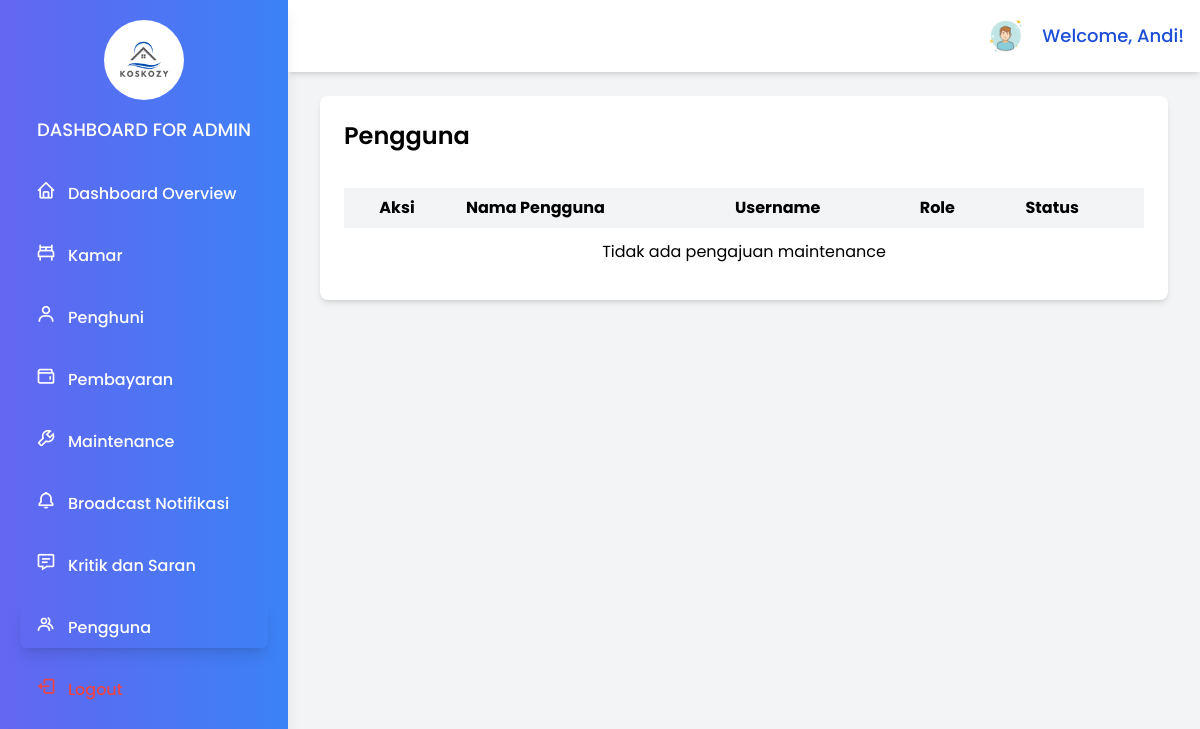
The app's page /page/admin/pengguna.php (signed in), older data.
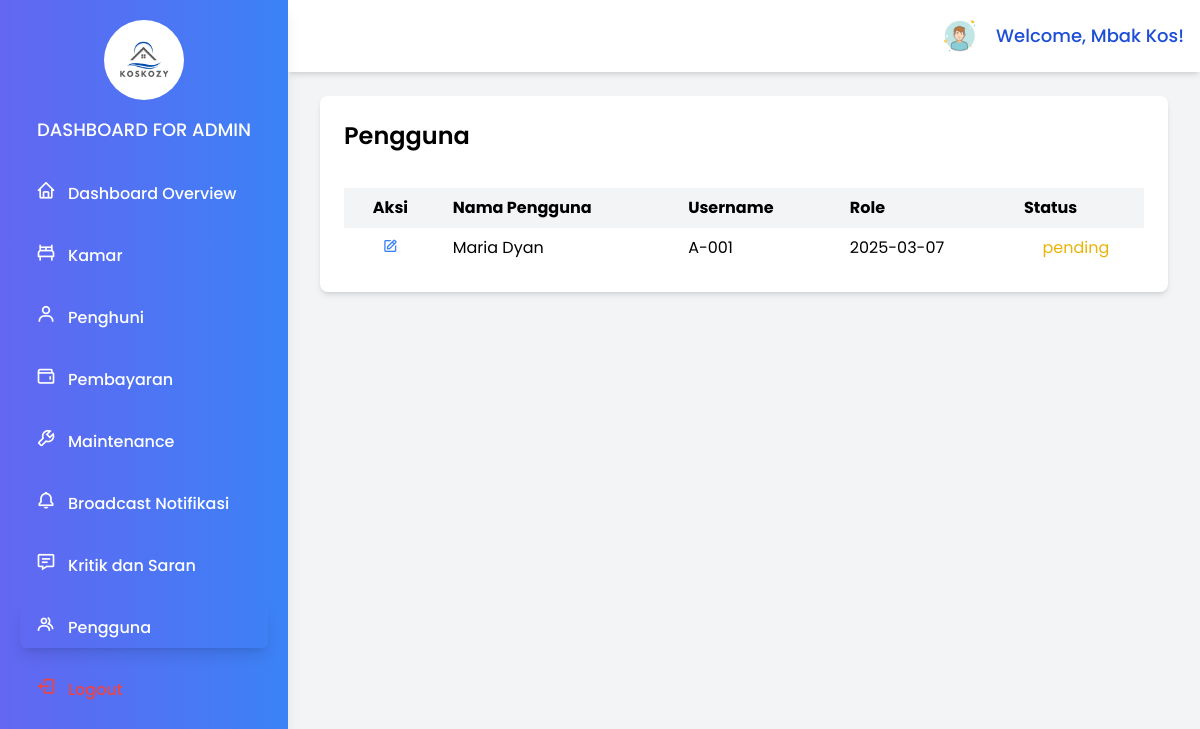
The same page, newer data.
### tables this page shows
CREATE TABLE `users` (
  `id` int(11) NOT NULL,
  `username` varchar(50) NOT NULL,
  `name` varchar(225) NOT NULL,
  `password_hash` varchar(255) NOT NULL,
  `role` enum('admin','superadmin','user') NOT NULL,
  `created_at` timestamp NOT NULL DEFAULT current_timestamp(),
  `updated_at` timestamp NOT NULL DEFAULT current_timestamp() ON UPDATE current_timestamp()
);

CREATE TABLE `maintenance` (
  `id` int(11) NOT NULL,
  `id_penghuni` int(11) NOT NULL,
  `id_kamar` int(11) NOT NULL,
  `tanggal_pengajuan` date NOT NULL,
  `deskripsi` text NOT NULL,
  `kategori` varchar(50) NOT NULL,
  `status` enum('pending','in_progress','completed','canceled') NOT NULL DEFAULT 'pending'
);

CREATE TABLE `penghuni` (
  `id` int(11) NOT NULL,
  `room_id` int(11) NOT NULL,
  `nama` varchar(255) NOT NULL,
  `jenis_kelamin` varchar(10) NOT NULL,
  `nomor_telepon` varchar(50) DEFAULT NULL,
  `alamat_asal` text DEFAULT NULL,
  `status` enum('active','inactive') DEFAULT 'active',
  `tanggal_masuk` date DEFAULT NULL,
  `tanggal_keluar` date DEFAULT NULL,
  `ktp` varchar(50) DEFAULT NULL,
  `nomor_darurat` varchar(50) DEFAULT NULL,
  `username` varchar(50) NOT NULL,
  `password` varchar(255) NOT NULL,
  `created_at` timestamp NOT NULL DEFAULT current_timestamp(),
  `updated_at` timestamp NOT NULL DEFAULT current_timestamp() ON UPDATE current_timestamp()
);

CREATE TABLE `rooms` (
  `id` int(11) NOT NULL,
  `name` varchar(255) NOT NULL,
  `type` varchar(50) NOT NULL,
  `ac` varchar(225) NOT NULL,
  `price` decimal(10,2) NOT NULL,
  `status` varchar(225) DEFAULT NULL,
  `capacity` int(11) NOT NULL,
  `description` text DEFAULT NULL,
  `created_at` timestamp NOT NULL DEFAULT current_timestamp(),
  `updated_at` timestamp NOT NULL DEFAULT current_timestamp() ON UPDATE current_timestamp()
);

### page/admin/pengguna.php (the view, shortened to what the changed rows need)
<?php
$host = 'localhost';
$dbname = 'kos_management';
$username = 'root';
$password = '';
try {
    $pdo = new PDO("mysql:host=$host;dbname=$dbname", $username, $password);
    $pdo->setAttribute(PDO::ATTR_ERRMODE, PDO::ERRMODE_EXCEPTION);
    $session_username = $_SESSION['username'];
    $stmt = $pdo->prepare("SELECT name FROM users WHERE username = :username");
    $stmt->execute(['username' => $session_username]);
    $admin = $stmt->fetch(PDO::FETCH_ASSOC);
    $admin_name = $admin['name'] ?? 'Admin';
    $sql =
    "SELECT
            A.id, A.id_penghuni, B.nama nama_penghuni, A.id_kamar, C.name nama_kamar,
            A.tanggal_pengajuan, A.deskripsi, A.kategori, A.status
        FROM
            maintenance A
        INNER JOIN
            penghuni B ON A.id_penghuni = B.id
        INNER JOIN
            rooms C ON A.id_kamar = C.id;"
    ;
    $stmt_requests = $pdo->prepare($sql);
    $stmt_requests->execute();
    $requests = $stmt_requests->fetchAll(PDO::FETCH_ASSOC);
} catch (PDOException $e) {
    echo 'Connection failed: ' . $e->getMessage();
    exit();
}
?>
<!DOCTYPE html>
<html lang="en">
<head>
    <script src="https://cdn.tailwindcss.com"></script>
    <link href="https://unpkg.com/boxicons@2.1.4/css/boxicons.min.css" rel="stylesheet">
</head>
<body class="bg-gray-100 min-h-screen font-poppins">
<div id="sidebar" class="hidden md:block w-72 h-full bg-gradient-to-r from-indigo-500 to-blue-500 text-gray-800 fixed top-0 left-0 p-5  flex-col shadow-lg z-50">
   <div class="mb-6 text-center">
      <h1 class="text-lg font-medium text-white mt-4 uppercase">
         Dashboard for Admin
      </h1>
   </div>
</div>
<div class="md:ml-72 flex flex-col min-h-screen">
   <nav class="flex items-center justify-end bg-white p-4 fixed top-0  md:left-72 right-0 shadow-md z-10">
      <div class="flex items-center space-x-4 ">
         <a href="#" class="profile">
            <img src="../../assets/logo/user.png" alt="Profile" class="h-10 w-10 rounded-full">
         </a>
         <span class="text-sm md:text-lg font-medium text-blue-700">
            Welcome, <?php echo htmlspecialchars($admin_name); ?>!
         </span>
      </div>
   </nav>
    <div class="p-8 mt-16">
        <div class="bg-white rounded-lg shadow-md">
            <div class="p-6">
                <div class="justify-between flex mb-5">
                    <h2 class="text-2xl font-semibold mb-4">Pengguna</h2>
                </div>
                <div class="overflow-x-auto">
                    <table class="min-w-full table-auto">
                        <thead>
                            <tr class="bg-gray-100">
                            <th class="px-4 py-2 text-center">Aksi</th>
                                <th class="px-4 py-2 text-left">Nama Pengguna</th>
                                <th class="px-4 py-2 text-left">Username</th>
                                <th class="px-4 py-2 text-left">Role</th>
                                <th class="px-4 py-2 text-left">Status</th>
                            </tr>
                        </thead>
                        <tbody>
                            <?php if (empty($requests)): ?>
                                <tr>
                                    <td colspan="7" class="text-center py-3">Tidak ada pengajuan maintenance</td>
                                </tr>
                            <?php else: ?>
                                <?php foreach ($requests as $request): ?>
                                    <tr>
                                        <td class="px-4 py-2 text-center">
                                            <a href="#" class="text-blue-500 hover:text-blue-700" onclick="openModal(<?php echo htmlspecialchars(json_encode($request)); ?>)">
                                                <i class="bx bx-edit"></i>
                                            </a>
                                        </td>
                                        <td class="px-4 py-2"><?php echo htmlspecialchars($request['nama_penghuni']); ?></td>
                                        <td class="px-4 py-2"><?php echo htmlspecialchars($request['nama_kamar']); ?></td>
                                        <td class="px-4 py-2"><?php echo htmlspecialchars($request['tanggal_pengajuan']); ?></td>
                                        <td class="px-4 py-2 text-center <?php echo ($request['status'] === 'Selesai' ? 'text-green-500' : 'text-yellow-500'); ?>">
                                            <?php echo htmlspecialchars($request['status']); ?>
                                        </td>
                                    </tr>
                                <?php endforeach; ?>
                            <?php endif; ?>
                        </tbody>
                    </table>
                </div>
            </div>
        </div>
    </div>
</div>
</body>
</html>

Row changes from the older to the newer data that the page shows:
changed users: name "Andi" → "Mbak Kos"
added maintenance: id_penghuni.nama "Maria Dyan", id_kamar.name "A-001", tanggal_pengajuan "2025-03-07", status "pending"
Text that changed along with them:
text no longer shown: "Tidak ada pengajuan maintenance"
